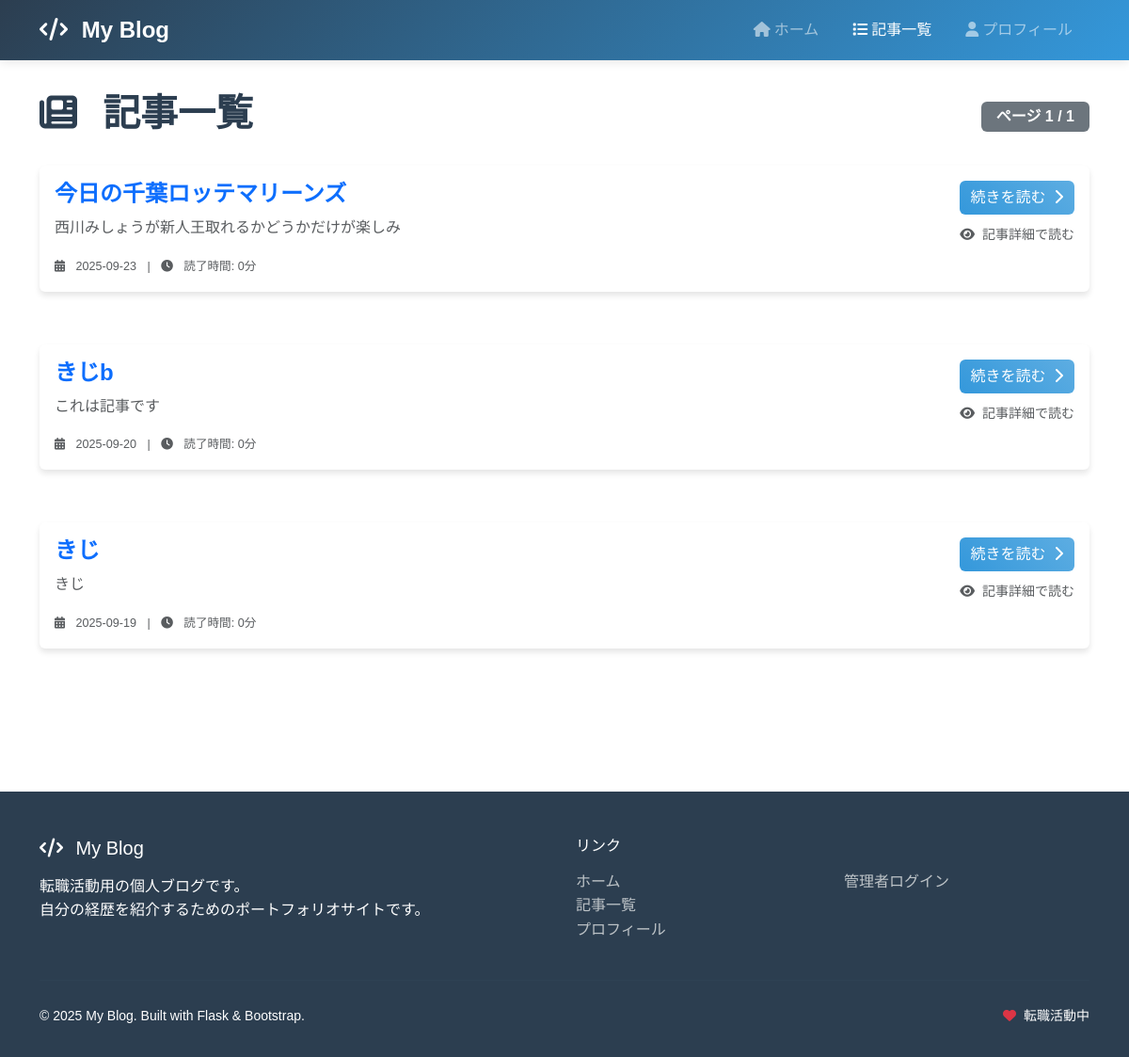
Page /posts on the earlier database version.
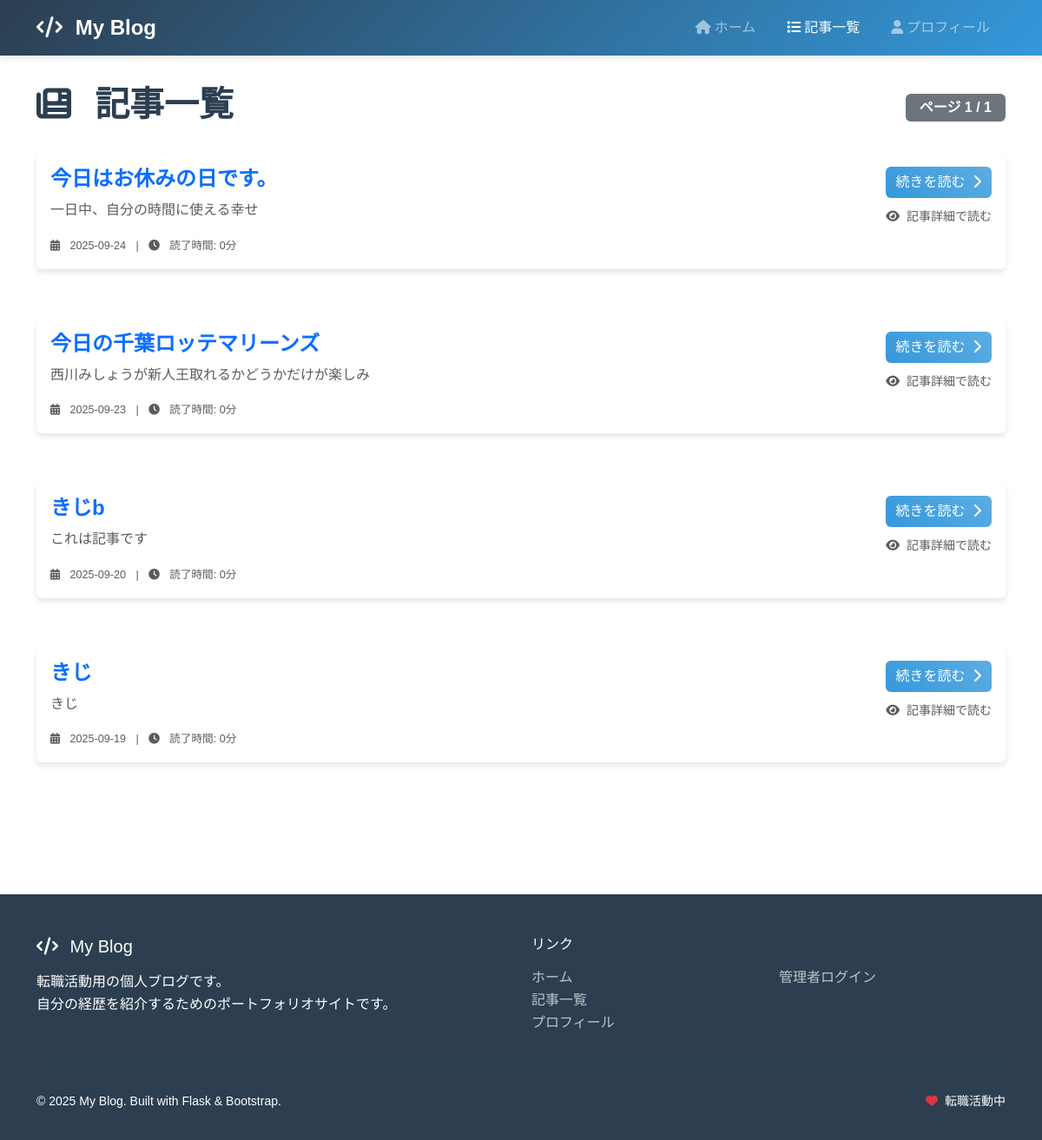
Same page on the later database version.
### app.py (models this page shows, shortened)
class Post(db.Model):
    __tablename__ = 'posts'
    id = db.Column(db.Integer, primary_key=True)
    title = db.Column(db.String(200), nullable=False)
    content = db.Column(db.Text, nullable=False)
    created_at = db.Column(db.DateTime, default=datetime.now)
    updated_at = db.Column(db.DateTime, default=datetime.now, onupdate=datetime.now)
    is_published = db.Column(db.Boolean, default=False)
    def get_summary(self, length=150):
        return self.content[:length] + '...' if len(self.content) > length else self.content

### app.py (the view)
@app.route('/posts')
def posts_list():
    page = request.args.get('page', 1, type=int)
    per_page = 10
    pagination = Post.query.filter_by(is_published=True) \
        .order_by(Post.created_at.desc()) \
        .paginate(page=page, per_page=per_page, error_out=False)
    posts = pagination.items
    posts_with_summary = []
    for post in posts:
        posts_with_summary.append({
            'id': post.id,
            'title': post.title,
            'summary': post.get_summary(200),
            'created_at': post.created_at.strftime('%Y-%m-%d %H:%M:%S')
        })
    return render_template('frontend/posts_list.html',
                           posts=posts_with_summary,
                           page=page,
                           total_pages=pagination.pages,
                           has_prev=pagination.has_prev,
                           has_next=pagination.has_next)

### templates/frontend/posts_list.html (shortened to what this page needs)
{% extends "frontend/base.html" %}
{% block content %}
<div class="row mb-4">
    <div class="col-12">
        <div class="d-flex justify-content-between align-items-center">
            <div>
                <h1 class="display-6 fw-bold">
                    <i class="fas fa-newspaper me-3"></i>
                    記事一覧
                </h1>
            </div>
            <div class="text-end">
                <div class="badge bg-secondary fs-6 px-3 py-2">
                    ページ {{ page }} / {{ total_pages }}
                </div>
            </div>
        </div>
    </div>
</div>
{% if posts %}
<div class="row">
    {% for post in posts %}
    <div class="col-12 mb-4">
        <div class="card">
            <div class="card-body">
                <div class="row">
                    <div class="col-md-8">
                        <h4 class="card-title">
                            <a href="{{ url_for('post_detail', post_id=post.id) }}"
                               class="text-decoration-none">
                                {{ post.title }}
                            </a>
                        </h4>
                        <p class="card-text text-muted">
                            {{ post.summary }}
                        </p>
                        <div class="post-meta">
                            <small class="text-muted">
                                <i class="fas fa-calendar-alt me-2"></i>
                                {{ post.created_at[:10] }}
                                <span class="mx-2">|</span>
                                <i class="fas fa-clock me-2"></i>
                                読了時間: {{ (post.summary|length / 100)|round|int }}分
                            </small>
                        </div>
                    </div>
                    <div class="col-md-4 text-md-end">
                        <div class="mt-3 mt-md-0">
                            <a href="{{ url_for('post_detail', post_id=post.id) }}"
                               class="btn btn-primary">
                                続きを読む
                                <i class="fas fa-chevron-right ms-1"></i>
                            </a>
                        </div>
                        <div class="mt-2">
                            <small class="text-muted">
                                <i class="fas fa-eye me-1"></i>
                                記事詳細で読む
                            </small>
                        </div>
                    </div>
                </div>
            </div>
        </div>
    </div>
    {% endfor %}
</div>
{% endif %}
{% endblock %}

### templates/frontend/base.html (shortened to what this page needs)
<!DOCTYPE html>
<html lang="ja">
<head>
    <link href="https://cdnjs.cloudflare.com/ajax/libs/bootstrap/5.3.0/css/bootstrap.min.css" rel="stylesheet">
    <link href="https://cdnjs.cloudflare.com/ajax/libs/font-awesome/6.4.0/css/all.min.css" rel="stylesheet">
    <link href="https://cdn.jsdelivr.net/npm/bootstrap@5.3.0/dist/css/bootstrap.min.css" rel="stylesheet">
    <link rel="stylesheet" href="{{ url_for('static', filename='css/base_style.css') }}">
</head>
<body>
    <nav class="navbar navbar-expand-lg navbar-dark">
        <div class="container">
            <a class="navbar-brand" href="{{ url_for('home') }}">
                <i class="fas fa-code me-2"></i>
                My Blog
            </a>
            <div class="collapse navbar-collapse" id="navbarNav">
                <ul class="navbar-nav ms-auto">
                    <li class="nav-item">
                        <a class="nav-link {% if request.endpoint == 'home' %}active{% endif %}"
                           href="{{ url_for('home') }}">
                            <i class="fas fa-home me-1"></i>ホーム
                        </a>
                    </li>
                    <li class="nav-item">
                        <a class="nav-link {% if request.endpoint == 'posts_list' %}active{% endif %}"
                           href="{{ url_for('posts_list') }}">
                            <i class="fas fa-list me-1"></i>記事一覧
                        </a>
                    </li>
                    <li class="nav-item">
                        <a class="nav-link {% if request.endpoint == 'about' %}active{% endif %}"
                           href="{{ url_for('about') }}">
                            <i class="fas fa-user me-1"></i>プロフィール
                        </a>
                    </li>
                </ul>
            </div>
        </div>
    </nav>
    <main class="main-content">
        <div class="container">
            {% block content %}{% endblock %}
        </div>
    </main>
    <footer class="footer">
        <div class="container">
            <div class="row">
                <div class="col-md-6">
                    <h5 class="mb-3">
                        <i class="fas fa-code me-2"></i>
                        My Blog
                    </h5>
                    <p class="mb-3">
                        転職活動用の個人ブログです。<br>
                        自分の経歴を紹介するためのポートフォリオサイトです。
                    </p>
                </div>
                <div class="col-md-6">
                    <h6 class="mb-3">リンク</h6>
                    <div class="row">
                        <div class="col-6">
                            <ul class="list-unstyled">
                                <li><a href="{{ url_for('home') }}">ホーム</a></li>
                                <li><a href="{{ url_for('posts_list') }}">記事一覧</a></li>
                                <li><a href="{{ url_for('about') }}">プロフィール</a></li>
                            </ul>
                        </div>
                        <div class="col-6">
                            <ul class="list-unstyled">
                                <li><a href="{{ url_for('login') }}">管理者ログイン</a></li>
                            </ul>
                        </div>
                    </div>
                </div>
            </div>
            <hr class="my-4" style="border-color: #34495e;">
            <div class="row align-items-center">
                <div class="col-md-6">
                    <small>&copy; 2025 My Blog. Built with Flask & Bootstrap.</small>
                </div>
                <div class="col-md-6 text-md-end">
                    <small>
                        <i class="fas fa-heart text-danger me-1"></i>
                        転職活動中
                    </small>
                </div>
            </div>
        </div>
    </footer>
</body>
</html>

### static/css/base_style.css (style rules this page uses)
:root { --primary-color: #2c3e50; --secondary-color: #3498db; --accent-color: #e74c3c; --text-color: #2c3e50; --light-bg: #f8f9fa; --border-color: #dee2e6; }
body { font-family: 'Noto Sans JP', sans-serif; line-height: 1.6; color: var(--text-color); }
.navbar { background: linear-gradient(135deg, var(--primary-color) 0%, var(--secondary-color) 100%); box-shadow: 0 2px 10px rgba(0,0,0,0.1); }
.navbar-brand { font-weight: 700; font-size: 1.5rem; }
.navbar-nav .nav-link { font-weight: 500; margin: 0 10px; transition: all 0.3s ease; }
.main-content { min-height: calc(100vh - 200px); padding: 2rem 0; }
.card { border: none; box-shadow: 0 4px 6px rgba(0,0,0,0.1); transition: all 0.3s ease; margin-bottom: 2rem; }
.card-title { color: var(--primary-color); font-weight: 600; }
.btn-primary { background: linear-gradient(45deg, var(--secondary-color), #5dade2); border: none; font-weight: 500; transition: all 0.3s ease; }
.footer { background: var(--primary-color); color: white; padding: 3rem 0 2rem; margin-top: 4rem; }
.footer a { color: #bdc3c7; text-decoration: none; transition: color 0.3s ease; }
.post-meta { color: #7f8c8d; font-size: 0.9rem; }

Differences in the rows shown:
added Post: title "今日はお休みの日です。", summary "一日中、自分の時間に使える幸せ", created_at "2025-09-24", summary "0"
